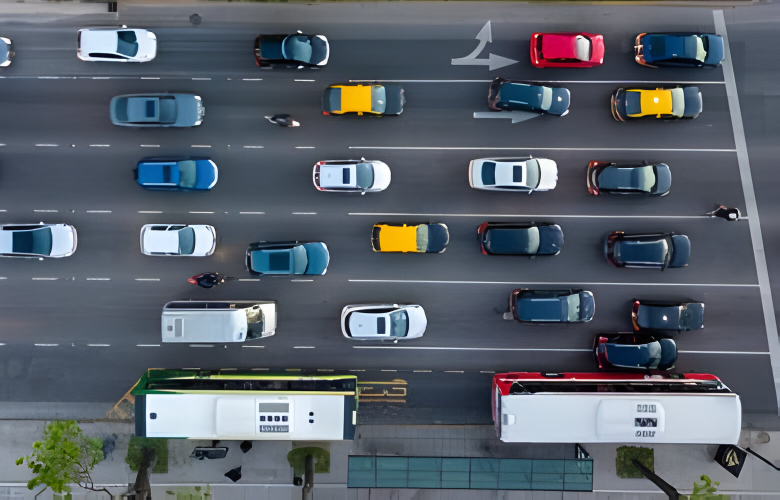
#> input picture HW5/images/car.jpg, 1560 x 1000 px (shown at 1/2 size)
$ jupyter execute --allow-errors Q7.ipynb
#> lines starting #> are read from the running program, lines starting #| are printed output that depends on the picture; after the words box and inside, x2 and y2 are one past the last pixel; in counts of white or black regions, pixels touching at a corner belong together
[cell 1]
import cv2
import numpy as np
import matplotlib.pyplot as plt

## Read Image and Apply Adaptive Thresholding

[cell 2]
# Load the image
image = cv2.imread('./images/car.jpg')
#> image is the input picture: shape (1000, 1560, 3); mean B, G, R 106.2, 96.5, 88.4

# Convert the image to grayscale
gray = cv2.cvtColor(image, cv2.COLOR_BGR2GRAY)
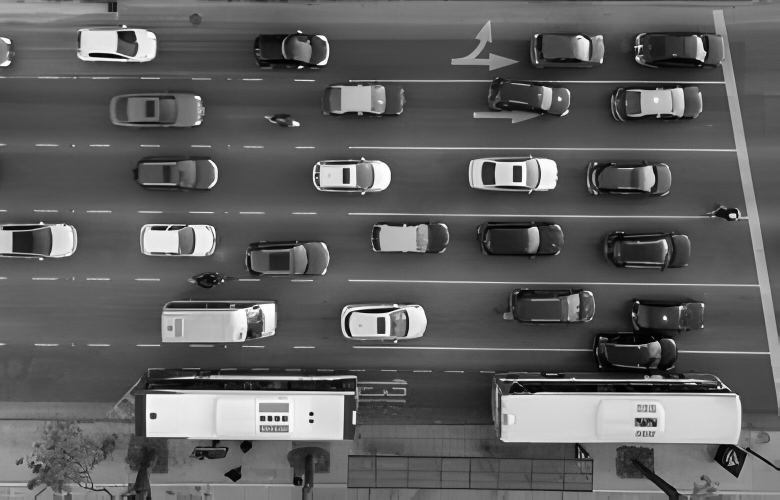
#> gray: shape (1000, 1560) (shown at 1/2 size); min 0, max 255, mean 95.2

# Apply adaptive thresholding
thresholded = cv2.adaptiveThreshold(gray, 255, cv2.ADAPTIVE_THRESH_GAUSSIAN_C, cv2.THRESH_BINARY, 15, 2)
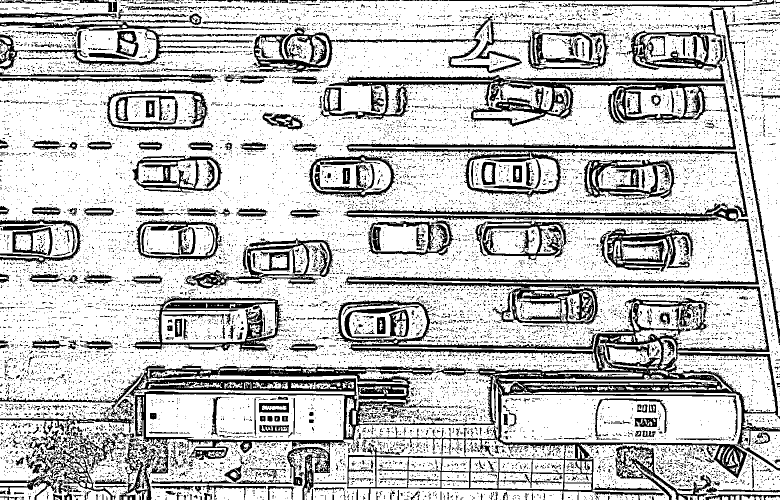
#> thresholded: shape (1000, 1560) (shown at 1/2 size); 75.7% white; 14469 black regions (13741 under 20 px), largest, box (x1, y1, x2, y2) and area: (250, 405, 1560, 1000) 108575, (646, 150, 1496, 434) 34919, (265, 593, 571, 704) 8537

plt.figure(figsize=(12, 8), dpi=100)

# Plot the original image
plt.subplot(3, 1, 1)
plt.imshow(cv2.cvtColor(image, cv2.COLOR_BGR2RGB), cmap='gray')  # Overlay the segmented regions with jet colormap
plt.title('original image')
plt.axis('off')

# Plot the gray image
plt.subplot(3, 1, 2)
plt.imshow(gray, cmap='gray')  # Overlay the segmented regions with jet colormap
plt.title('gray image')
plt.axis('off')

# Plot the thresholded image
plt.subplot(3, 1, 3)
plt.imshow(thresholded, cmap='gray')  # Overlay the segmented regions with jet colormap
plt.title('thresholded image')
plt.axis('off')


plt.tight_layout()  # Adjust layout to prevent overlap
plt.show()
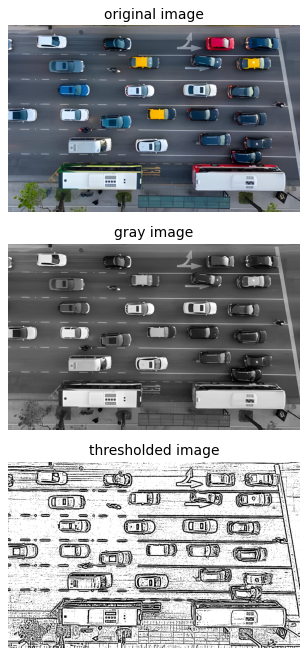
#> figure drawn by matplotlib, 3 panels

$ run again, with HW5/images/flower.jpg copied over HW5/images/car.jpg
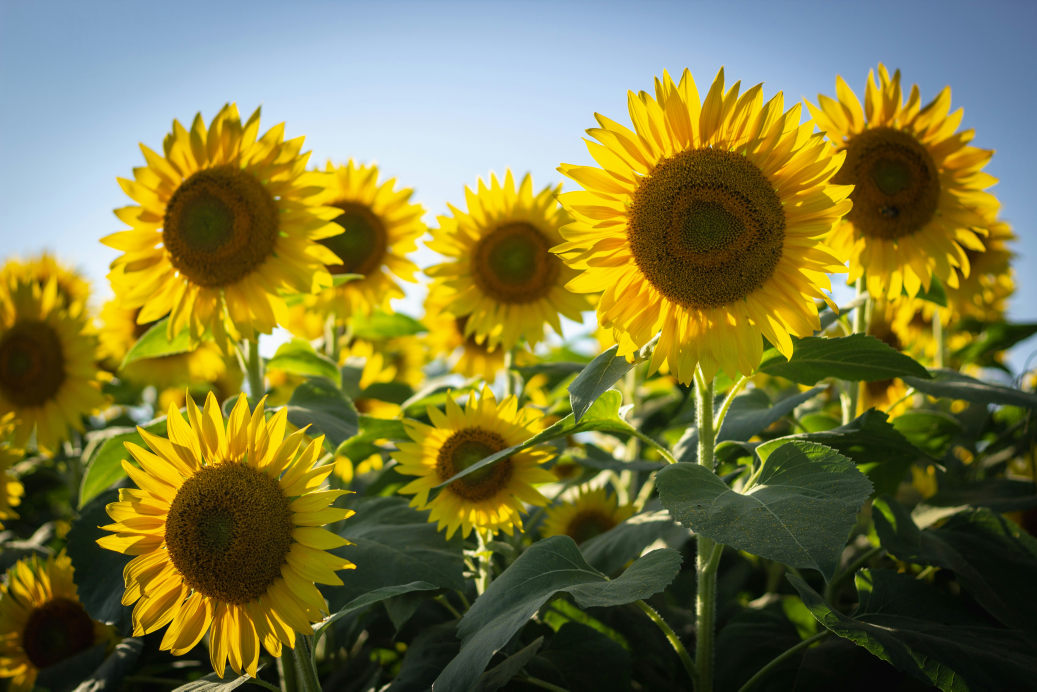
#> input picture HW5/images/flower.jpg, 5184 x 3456 px (shown at 1/5 size)
#> image is the input picture: shape (3456, 5184, 3); mean B, G, R 63.4, 119.6, 123.3
#> `thresholded = cv2.adaptiveThreshold(gray, 255, cv2.ADAPTIVE_THRESH_GAU..`:
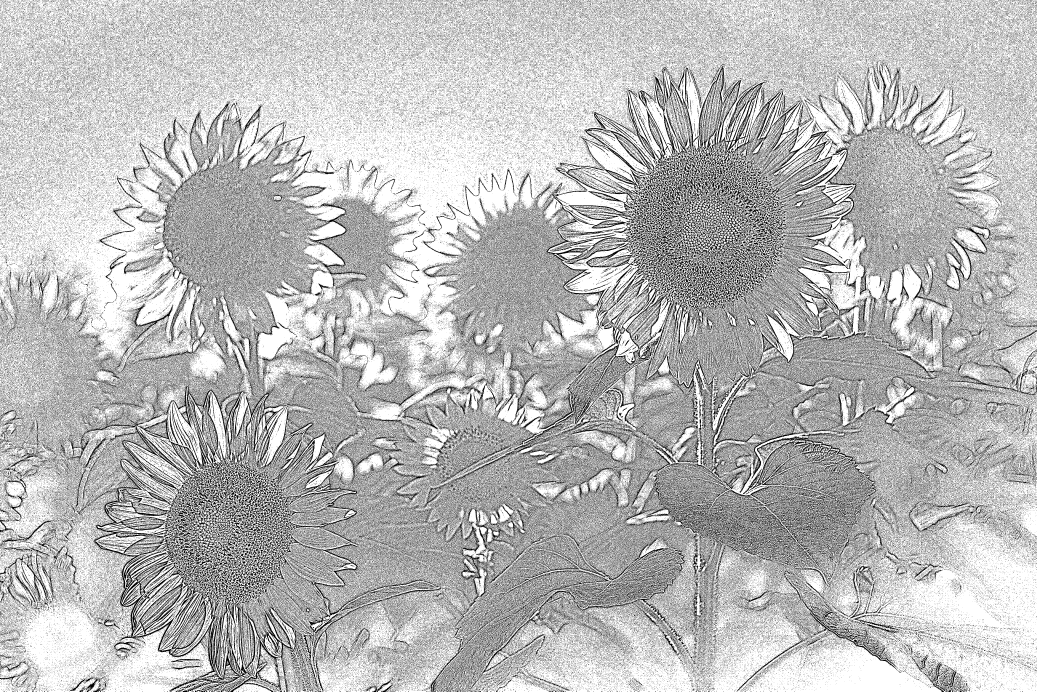
#> thresholded: shape (3456, 5184) (shown at 1/5 size); 72.7% white; black in thin lines or dots
#> `plt.show()`:
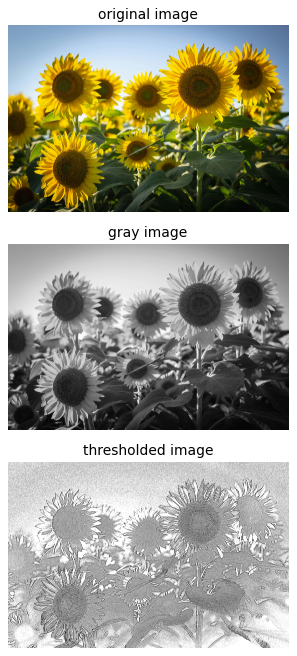
#> figure drawn by matplotlib, 3 panels
